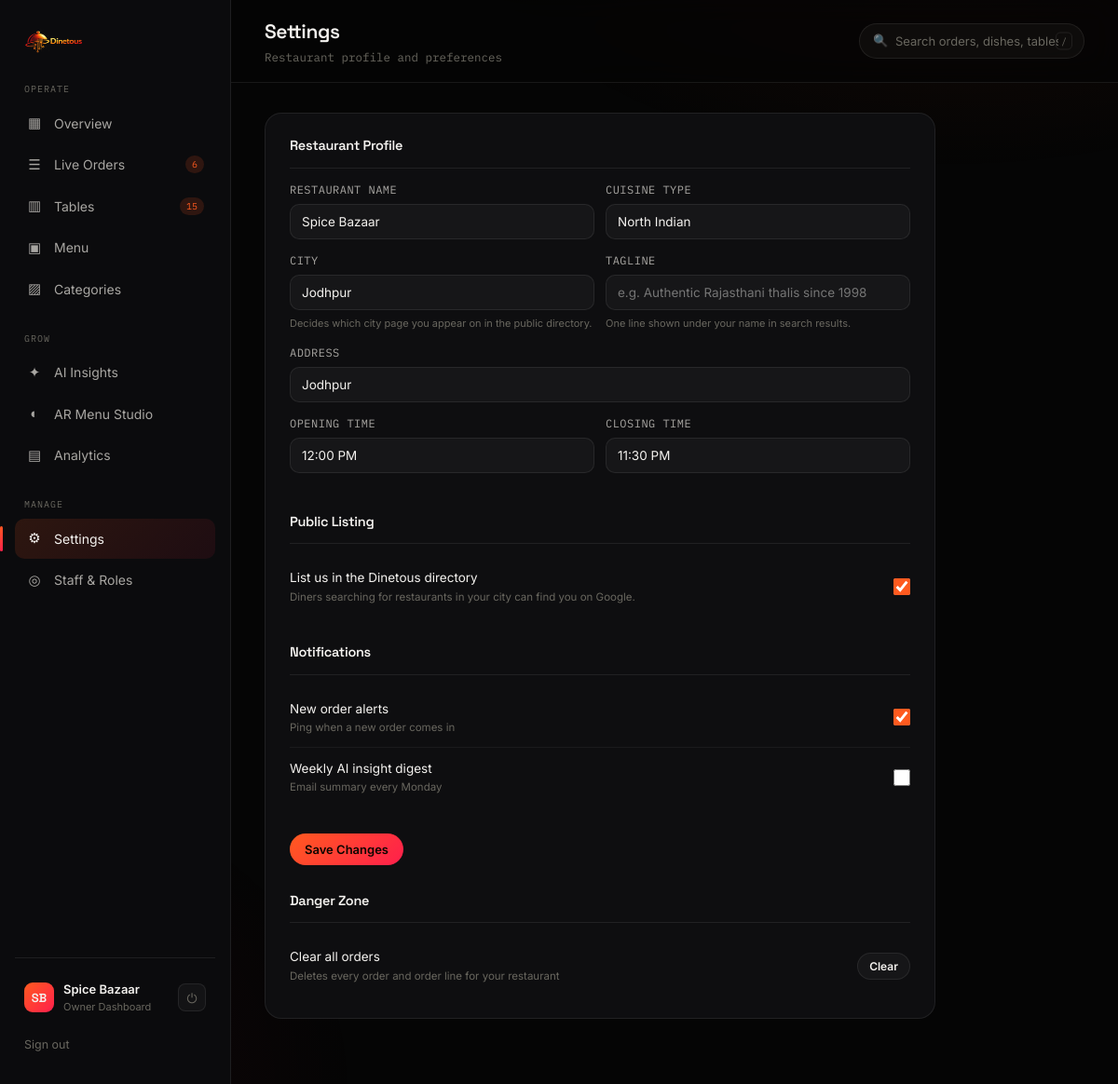
Screenshot of /Restro/settings.php (signed in) with the database file from the repository.
### tables this page shows
CREATE TABLE IF NOT EXISTS restaurants (
  id              INT UNSIGNED AUTO_INCREMENT PRIMARY KEY,
  restro_key      VARCHAR(32)  NOT NULL COMMENT 'Public unique tenant id, e.g. rst_a1b2c3d4e5f6',
  restaurant_name VARCHAR(150) NOT NULL,
  owner_name      VARCHAR(120) NOT NULL,
  email           VARCHAR(180) NOT NULL,
  password        VARCHAR(255) NOT NULL COMMENT 'Stored in plain text per project requirement — hash in production',
  phone           VARCHAR(30)  NULL,
  cuisine         VARCHAR(80)  NULL,
  city            VARCHAR(100) NULL,
  address         VARCHAR(255) NULL,
  opening_time    VARCHAR(20)  NULL,
  closing_time    VARCHAR(20)  NULL,
  notify_new_orders    TINYINT(1) NOT NULL DEFAULT 1,
  notify_weekly_digest TINYINT(1) NOT NULL DEFAULT 0,
  plan_name       VARCHAR(50)  NULL DEFAULT 'Growth',
  billing_cycle   VARCHAR(20)  NULL DEFAULT 'monthly',
  is_active       TINYINT(1)   NOT NULL DEFAULT 1,
  created_at      DATETIME     NOT NULL DEFAULT CURRENT_TIMESTAMP,
  updated_at      DATETIME     NOT NULL DEFAULT CURRENT_TIMESTAMP ON UPDATE CURRENT_TIMESTAMP,

  UNIQUE KEY uq_restaurants_restro_key (restro_key),
  UNIQUE KEY uq_restaurants_email (email)
);

### Restro/settings.php (the view, shortened to what this page needs)
<?php
require_once __DIR__ . '/../database/db.php';
$restro_key = $_SESSION['restro_key'];
extract(restro_load_nav($conn, $restro_key));
$stmt = mysqli_prepare($conn, "
    SELECT restaurant_name, owner_name, cuisine, city, tagline, address, opening_time, closing_time,
           notify_new_orders, notify_weekly_digest, slug, is_listed
    FROM restaurants
    WHERE restro_key = ?
");
mysqli_stmt_bind_param($stmt, 's', $restro_key);
mysqli_stmt_execute($stmt);
$settings = mysqli_fetch_assoc(mysqli_stmt_get_result($stmt));
$display_address = $settings['address'] ?? $settings['city'] ?? '';
$display_opening = $settings['opening_time'] ?? '12:00 PM';
$display_closing = $settings['closing_time'] ?? '11:30 PM';
?>
<!DOCTYPE html>
<html lang="en">
<head>
<link rel="stylesheet" href="assets/style.css?v=<?php echo @filemtime(__DIR__ . '/assets/style.css'); ?>">
</head>
<body>
<div class="shell">
  <?php include __DIR__ . '/includes/sidebar.php'; ?>
  <div class="main">
    <div class="topbar">
      <div><h1>Settings</h1><div class="sub">Restaurant profile and preferences</div></div>
      <div class="topbar-right">
        <div class="search-box" id="topbarSearchBox">
          <span class="si-icon">🔍</span>
          <input type="search" id="topbarSearch" autocomplete="off" spellcheck="false"
                 placeholder="Search orders, dishes, tables…" aria-label="Search">
          <kbd>/</kbd>
        </div>
      </div>
    </div>
    <div class="content">
      <div class="panel" style="padding:24px 26px;max-width:720px;">
        <form method="post" action="settings.php">
          <div class="settings-section">
            <h3>Restaurant Profile</h3>
            <div class="field-row">
              <div class="field">
                <label for="restaurant_name">Restaurant Name</label>
                <input type="text" id="restaurant_name" name="restaurant_name" required value="<?php echo htmlspecialchars($settings['restaurant_name']); ?>">
              </div>
              <div class="field">
                <label for="cuisine">Cuisine Type</label>
                <input type="text" id="cuisine" name="cuisine" value="<?php echo htmlspecialchars($settings['cuisine'] ?? ''); ?>">
              </div>
            </div>
            <div class="field-row">
              <div class="field">
                <label for="city">City</label>
                <input type="text" id="city" name="city" list="cityOptions" autocomplete="address-level2"
                       placeholder="e.g. Bikaner" value="<?php echo htmlspecialchars($settings['city'] ?? ''); ?>">
                <div class="field-hint">Decides which city page you appear on in the public directory.</div>
              </div>
              <div class="field">
                <label for="tagline">Tagline</label>
                <input type="text" id="tagline" name="tagline" maxlength="200" placeholder="e.g. Authentic Rajasthani thalis since 1998" value="<?php echo htmlspecialchars($settings['tagline'] ?? ''); ?>">
                <div class="field-hint">One line shown under your name in search results.</div>
              </div>
            </div>
            <div class="field">
              <label for="address">Address</label>
              <input type="text" id="address" name="address" value="<?php echo htmlspecialchars($display_address); ?>">
            </div>
            <div class="field-row">
              <div class="field">
                <label for="opening_time">Opening Time</label>
                <input type="text" id="opening_time" name="opening_time" value="<?php echo htmlspecialchars($display_opening); ?>">
              </div>
              <div class="field">
                <label for="closing_time">Closing Time</label>
                <input type="text" id="closing_time" name="closing_time" value="<?php echo htmlspecialchars($display_closing); ?>">
              </div>
            </div>
          </div>
          <div class="settings-section">
            <h3>Public Listing</h3>
            <label class="toggle-row" style="cursor:pointer;">
              <div>
                <div class="t-label">List us in the Dinetous directory</div>
                <div class="t-sub">Diners searching for restaurants in your city can find you on Google.</div>
              </div>
              <input type="checkbox" name="is_listed" value="1" style="width:18px;height:18px;accent-color:#ff5a1f;"<?php echo (int) ($settings['is_listed'] ?? 1) === 1 ? ' checked' : ''; ?>>
            </label>
          </div>
          <div class="settings-section">
            <h3>Notifications</h3>
            <label class="toggle-row" style="cursor:pointer;">
              <div><div class="t-label">New order alerts</div><div class="t-sub">Ping when a new order comes in</div></div>
              <input type="checkbox" name="notify_new_orders" value="1" style="width:18px;height:18px;accent-color:#ff5a1f;"<?php echo (int) ($settings['notify_new_orders'] ?? 1) === 1 ? ' checked' : ''; ?>>
            </label>
            <label class="toggle-row" style="cursor:pointer;">
              <div><div class="t-label">Weekly AI insight digest</div><div class="t-sub">Email summary every Monday</div></div>
              <input type="checkbox" name="notify_weekly_digest" value="1" style="width:18px;height:18px;accent-color:#ff5a1f;"<?php echo (int) ($settings['notify_weekly_digest'] ?? 0) === 1 ? ' checked' : ''; ?>>
            </label>
          </div>
          <div class="modal-actions" style="justify-content:flex-start;margin-top:24px;">
            <button type="submit" class="btn btn-primary">Save Changes</button>
          </div>
        </form>
        <div class="settings-section" style="border-bottom:none;margin-bottom:0;margin-top:28px;">
          <h3>Danger Zone</h3>
          <form method="post" action="settings.php" class="toggle-row" onsubmit="return confirm('Clear all orders for this restaurant? This cannot be undone.');">
            <div><div class="t-label">Clear all orders</div><div class="t-sub">Deletes every order and order line for your restaurant</div></div>
            <button type="submit" class="btn btn-ghost btn-sm">Clear</button>
          </form>
        </div>
      </div>
    </div>
  </div>
</div>
</body>
</html>

### Restro/assets/style.css (style rules this page uses)
:root { --bg:#050505; --bg-raised:#0b0b0d; --bg-panel:#0e0e10; --ember:#ff5a1f; --signal:#ff1f4c; --amber:#ffb347; --good:#4ade80; --line:rgba(255,255,255,0.08); --glass:rgba(255,255,255,0.035); --glass-strong:rgba(255,255,255,0.06); --text-hi:#f4f2ef; --text-mid:#a8a6a2; --text-low:#69675f; --grad-ai: linear-gradient(135deg, var(--ember) 0%, var(--signal) 100%); --font-display:'Space Grotesk', sans-serif; --font-body:'Inter', sans-serif; --font-mono:'IBM Plex Mono', monospace; --sidebar-w:248px; }
* { margin:0;padding:0;box-sizing:border-box; }
body { background:var(--bg);color:var(--text-hi);font-family:var(--font-body);line-height:1.5;-webkit-font-smoothing:antialiased; }
button { font-family:inherit;cursor:pointer; }
h1,h2,h3,h4 { font-family:var(--font-display);letter-spacing:-0.02em;font-weight:600; }
.shell { display:flex;min-height:100vh;position:relative;z-index:1; }
.main { margin-left:var(--sidebar-w);flex:1;min-width:0; }
.topbar { position:sticky;top:0;z-index:20;display:flex;align-items:center;justify-content:space-between; padding:18px 36px;border-bottom:1px solid var(--line);background:rgba(5,5,5,0.75);backdrop-filter:blur(16px) saturate(140%); }
.topbar h1 { font-size:21px; }
.topbar .sub { font-size:12.5px;color:var(--text-low);font-family:var(--font-mono);margin-top:2px; }
.topbar-right { display:flex;align-items:center;gap:14px; }
.search-box { display:flex;align-items:center;gap:8px;background:var(--glass);border:1px solid var(--line);border-radius:100px;padding:9px 16px;font-size:13px;color:var(--text-low);min-width:220px; }
.content { padding:32px 36px 70px; }
.btn { font-weight:600;font-size:13px;padding:9px 16px;border-radius:100px;border:1px solid var(--line);display:inline-flex;align-items:center;gap:6px;transition:transform .2s ease, box-shadow .2s ease;background:none;color:var(--text-hi); }
.btn-primary { background:var(--grad-ai);border:none;color:#0a0500; }
.btn-ghost { background:var(--glass); }
.btn-sm { padding:6px 12px;font-size:12px; }
.panel { background:var(--bg-panel);border:1px solid var(--line);border-radius:18px;overflow:hidden; }
.field { margin-bottom:14px; }
.field label { display:block;font-size:12px;color:var(--text-mid);margin-bottom:6px;font-family:var(--font-mono);text-transform:uppercase;letter-spacing:0.04em; }
.field input, .field select, .field textarea { width:100%;background:var(--glass);border:1px solid var(--line);border-radius:10px;padding:10px 12px;color:var(--text-hi);font-family:var(--font-body);font-size:13.5px; }
.field-row { display:flex;gap:12px; }
.field-row .field { flex:1; }
.modal-actions { display:flex;justify-content:flex-end;gap:10px;margin-top:20px; }
.settings-section { margin-bottom:28px; }
.settings-section h3 { font-size:14.5px;margin-bottom:14px;padding-bottom:12px;border-bottom:1px solid var(--line); }
.toggle-row { display:flex;align-items:center;justify-content:space-between;padding:12px 0;border-bottom:1px solid rgba(255,255,255,0.05); }
.toggle-row:last-child { border-bottom:none; }
.toggle-row .t-label { font-size:13.5px; }
.toggle-row .t-sub { font-size:11.5px;color:var(--text-low);margin-top:2px; }
.field-hint { font-size:11px;color:var(--text-low);margin-top:6px;line-height:1.5; }
.search-box { position:relative;padding:0;overflow:visible; }
.search-box .si-icon { position:absolute;left:14px;top:50%;transform:translateY(-50%);font-size:13px;opacity:0.65;pointer-events:none; }
.search-box input { width:100%;background:transparent;border:none;outline:none;color:var(--text-hi); font-family:inherit;font-size:13px;padding:10px 14px 10px 38px;border-radius:100px; }
.search-box input::placeholder { color:var(--text-low); }
.search-box kbd { position:absolute;right:12px;top:50%;transform:translateY(-50%); font-family:var(--font-mono);font-size:10px;color:var(--text-low); border:1px solid var(--line);border-radius:5px;padding:1px 5px;pointer-events:none; }

### rows the page displays
restaurants: restaurant_name "Spice Bazaar", cuisine "North Indian", city "Jodhpur", address "Jodhpur", opening_time "12:00 PM", closing_time "11:30 PM", is_listed "☑", notify_new_orders "☑"

### other values shown
$nav_order_count "6"
$nav_table_count "15"
$owner_initials "SB"
$restaurant_name "Spice Bazaar"
